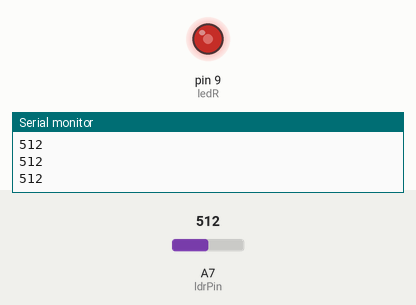
The sketch below on a simulated Arduino Nano, built with avr-gcc and run on an emulated ATmega328P. On the bench: output pins drawn as LEDs (lit = HIGH), the last lines printed to the serial monitor. Inputs (shaded band) come from the test bench; at power-on: A7 (ldrPin) = 512.

Above: at 1.2 s.
1.3 s: A7 (ldrPin) set to 716
At 2.4 s:
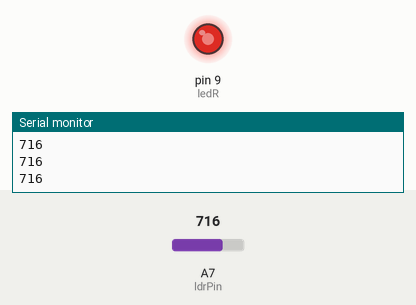
2.8 s: A7 (ldrPin) set to 900
At 3.7 s:
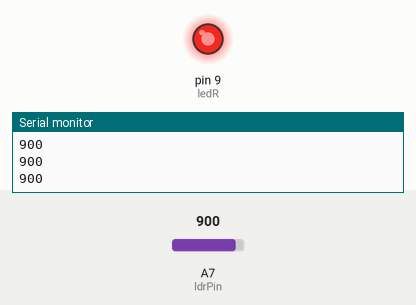
4.3 s: A7 (ldrPin) set to 122
At 4.7 s:
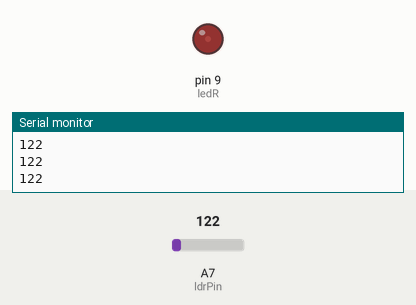
5.8 s: A7 (ldrPin) set to 0
At 7.0 s:
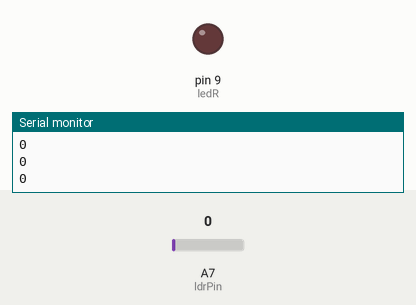
7.3 s: A7 (ldrPin) set to 511
At 8.2 s:
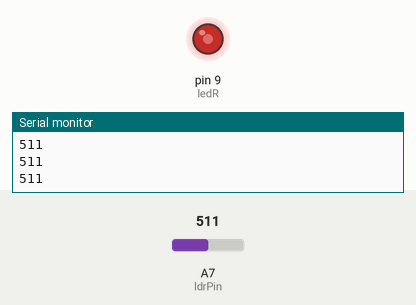
Timing chart, 0 to 9.8 s (numbered marks = the images above; inputs shaded):
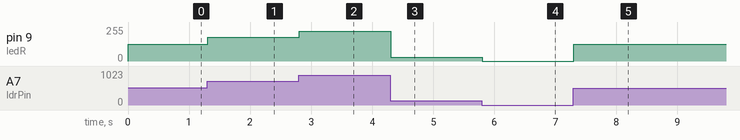

Measured:
- after the input at 1.3 s, pin 9 (ledR): 127/255 → 178/255 at once
- after the input at 2.8 s, pin 9 (ledR): 178/255 → 224/255 at once
- after the input at 4.3 s, pin 9 (ledR): 224/255 → 30/255 at once
- after the input at 5.8 s, pin 9 (ledR): 30/255 → 0/255 at once
- after the input at 7.3 s, pin 9 (ledR): 0/255 → 127/255 at once

The sketch:

arbd1_ldr_led.ino
```cpp
int ldrPin=A7;
int ledR=9;
int k;
void setup() {
  // put your setup code here, to run once:
  pinMode(ledR,OUTPUT);
pinMode(ldrPin,INPUT);
Serial.begin(9600);
}

void loop() {
  // put your main code here, to run repeatedly:
  k=analogRead(ldrPin);
Serial.println(k);

  analogWrite(ledR,k*255./1023);


}
```
